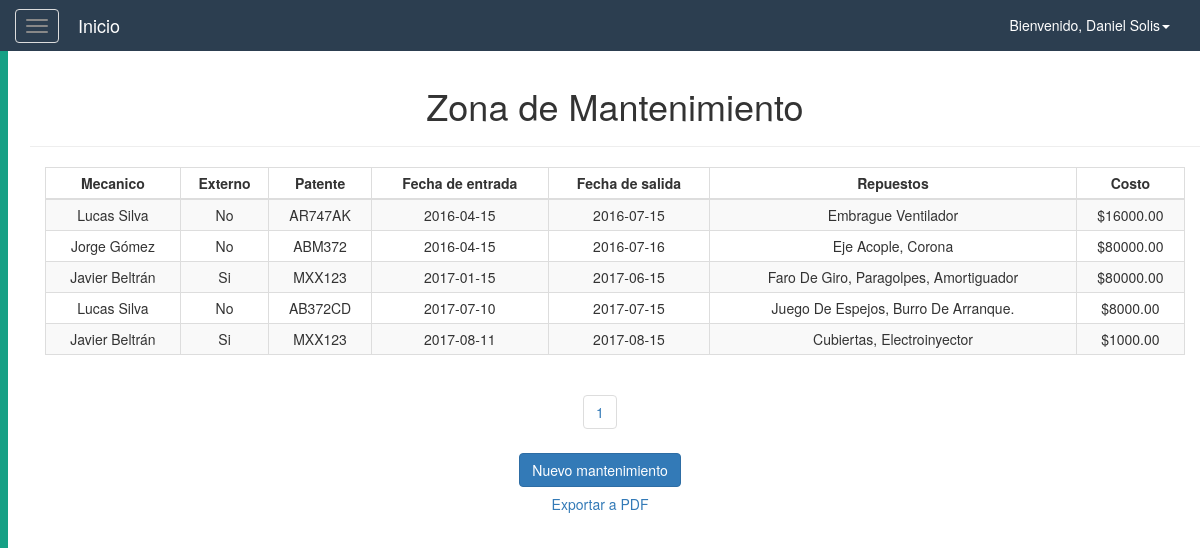
Screenshot of /logistica/vista_mantenimientos.php (signed in) with the database file from the repository.
### tables this page shows
CREATE TABLE Mantenimiento(
    idMantenimiento int(11) NOT NULL AUTO_INCREMENT,
    fkVehiculoM int(11) NOT NULL,
    fkMecanicoM int(11) NOT NULL,
    fecha_entrada date NOT NULL,
    fecha_salida date NOT NULL,
    costo decimal(11,2) NOT NULL,
    externo enum('Si', 'No') NOT NULL DEFAULT 'No',
    repuestos varchar(90) NOT NULL,
    PRIMARY KEY (idMantenimiento),
    CONSTRAINT fk_vehm FOREIGN KEY (fkVehiculoM)
		REFERENCES Vehiculo (idVehiculo),
    CONSTRAINT fk_mecm FOREIGN KEY (fkMecanicoM)
		REFERENCES Usuario (idUsuario)
);

CREATE TABLE Usuario(
    idUsuario int(11) NOT NULL AUTO_INCREMENT,
    num_doc int(11) NOT NULL UNIQUE,
    pass varchar(45) NOT NULL,
    rol enum('Supervisor', 'Administrador', 'Chofer', 'Mecanico') NOT NULL DEFAULT 'Supervisor',
    nombre varchar(45) NOT NULL,
    fecha_nacimiento date NOT NULL,
    tipo_licencia varchar(45),
    PRIMARY KEY (idUsuario)
);

CREATE TABLE Vehiculo(
    idVehiculo int(11) NOT NULL AUTO_INCREMENT,
    tipo_vehiculo enum('Camion', 'Acoplado') NOT NULL DEFAULT 'Camion',
    patente varchar(45) NOT NULL UNIQUE,
    marca varchar(45) NOT NULL,
    modelo varchar(45) NOT NULL,
    anio year(4) NOT NULL,
    nro_chasis varchar(45) NOT NULL,
    nro_motor int(11),
    km int(11) NOT NULL,
    PRIMARY KEY (idVehiculo)
);

### resources/db/control.php (called while the page is built, shortened)
<?php
    class controlDB{
        function __construct(){
            try{
            $host="localhost";
            $dbname="logistica";
            $user="root";
            $pass="";
            $this->con=mysqli_connect($host,$user,$pass) or die("No se puede conectar con la base de datos.");
            mysqli_select_db($this->con,$dbname)or die("No se encuentra la base de datos.");
            mysqli_set_charset($this->con, "utf8");
            }catch(Exception $ex){
                throw $ex;
            }
        }
        function consultar($sql){
            $result=mysqli_query($this->con,$sql);
            $data=null;
            if($result){
                while($fila=mysqli_fetch_array($result)){
                    $data[]=$fila;
                }
            }
            return $data;
        }
    }
?>

### resources/library/mantenimiento_pag.php (called while the page is built, shortened)
<?php
    $tamagno_paginas = 6;
    $datos = $obj -> consultar("SELECT M.idMantenimiento, U.nombre, M.externo, V.patente, M.fecha_entrada, M.fecha_salida, M.repuestos, M.costo
        FROM Mantenimiento M
        JOIN Usuario U ON M.fkMecanicoM = U.idUsuario
        JOIN Vehiculo V ON M.fkVehiculoM = V.idVehiculo
        ORDER BY M.fecha_entrada");
    $num_filas = count($obj->consultar("SELECT *
        FROM Mantenimiento"));
    $total_paginas = ceil($num_filas/$tamagno_paginas);
?>

### logistica/vista_mantenimientos.php (the view, shortened to what this page needs)
<!DOCTYPE html>
<html lang="es">
<head>
    <?php
        require_once($_SERVER['DOCUMENT_ROOT'].'/resources/config.php');
        $obj = new controlDB();
        include $LIBRARY_PATH.'/mantenimiento_pag.php';
    ?>
</head>
<body>
    <?php
        require_once($_SERVER['DOCUMENT_ROOT'].'/resources/templates/header.php');
    ?>
    <div id="wrapper">
        <?php
            require_once($_SERVER['DOCUMENT_ROOT'].'/resources/templates/sidebar.php');
        ?>
        <div id="page-content-wrapper">
            <div class="container-fluid">
                <div class="row">
                    <div class="col-lg-12 text-center">
                        <div class="container">
                            <div class="row">
                                <div class="col">
                                    <h1>Zona de Mantenimiento</h1>
                                    <hr/>
                                </div>
                            </div>
                        </div>
                        <div class="container">
                            <div class="row">
                                <div class="col-lg-12 col-md-12 col-sm-12 col-xs-12">
                                    <div class="table-responsive">
                                        <table class="table table-striped table-bordered table-condensed table-hover">
                                            <thead>
                                                <th  class="text-center">Mecanico</th>
                                                <th  class="text-center">Externo</th>
                                                <th  class="text-center">Patente</th>
                                                <th  class="text-center">Fecha de entrada</th>
                                                <th  class="text-center">Fecha de salida</th>
                                                <th  class="text-center">Repuestos</th>
                                                <th  class="text-center">Costo</th>
                                            </thead>
                                            <?php foreach($datos as $td){ ?>
                                            <tr>
                                                <td><?php echo $td['nombre'];?></td>
                                                <td><?php echo $td['externo'];?></td>
                                                <td><?php echo $td['patente'];?></td>
                                                <td><?php echo $td['fecha_entrada'];?></td>
                                                <td><?php echo $td['fecha_salida'];?></td>
                                                <td><?php echo ucwords($td['repuestos']);?></td>
                                                <td><?php echo '$'.$td['costo'];?></td>
                                        </tr>
                                    <?php } ?>
                                    </table>
                                    </div>
                                </div>
                            </div>
                        </div>
                        <div class="row">
                            <div class="col">
                                <?php
                                    for($i = 1; $i <= $total_paginas; $i++){
                                    echo "<ul class='pagination'>
                                        <li><a href='?pagina=".$i."'>".$i."</a></li>
                                    </ul>";}
                                ?>
                            </div>
                        </div>
                        <div class="row">
                            <?php if($_SESSION["rol"]!='Supervisor'){?>
                            <div class="col">
                                <a href="registrarMantenimiento.php" class="btn btn-primary">Nuevo mantenimiento</a>
                            </div>
                            <?php } ?>
                        </div>
                        <div class="row">
                            <a href="/logistica/exportarMantenimientos.php" class="btn btn-link" target="_blank" >Exportar a PDF</a>
                        </div>
                    </div>
                </div>
            </div>
        </div>
    </div>
</body>
</html>

### resources/css/menuLateral.css (style rules this page uses)
#page-content-wrapper { width: 100%; height: 100%; position: absolute; padding: 15px; }

### rows the page displays
mantenimiento: fkMecanicoM.nombre "Lucas Silva", externo "No", fkVehiculoM.patente "AR747AK", fecha_entrada "2016-04-15", fecha_salida "2016-07-15", repuestos "Embrague Ventilador", costo "16000.00"
mantenimiento: fkMecanicoM.nombre "Jorge Gómez", externo "No", fkVehiculoM.patente "ABM372", fecha_entrada "2016-04-15", fecha_salida "2016-07-16", repuestos "Eje Acople, Corona", costo "80000.00"
mantenimiento: fkMecanicoM.nombre "Javier Beltrán", externo "Si", fkVehiculoM.patente "MXX123", fecha_entrada "2017-01-15", fecha_salida "2017-06-15", repuestos "Faro De Giro, Paragolpes, Amortiguador", costo "80000.00"
mantenimiento: fkMecanicoM.nombre "Lucas Silva", externo "No", fkVehiculoM.patente "AB372CD", fecha_entrada "2017-07-10", fecha_salida "2017-07-15", repuestos "Juego De Espejos, Burro De Arranque.", costo "8000.00"
mantenimiento: fkMecanicoM.nombre "Javier Beltrán", externo "Si", fkVehiculoM.patente "MXX123", fecha_entrada "2017-08-11", fecha_salida "2017-08-15", repuestos "Cubiertas, Electroinyector", costo "1000.00"

### other values shown
$_SESSION['usuario'] "Daniel Solis"
